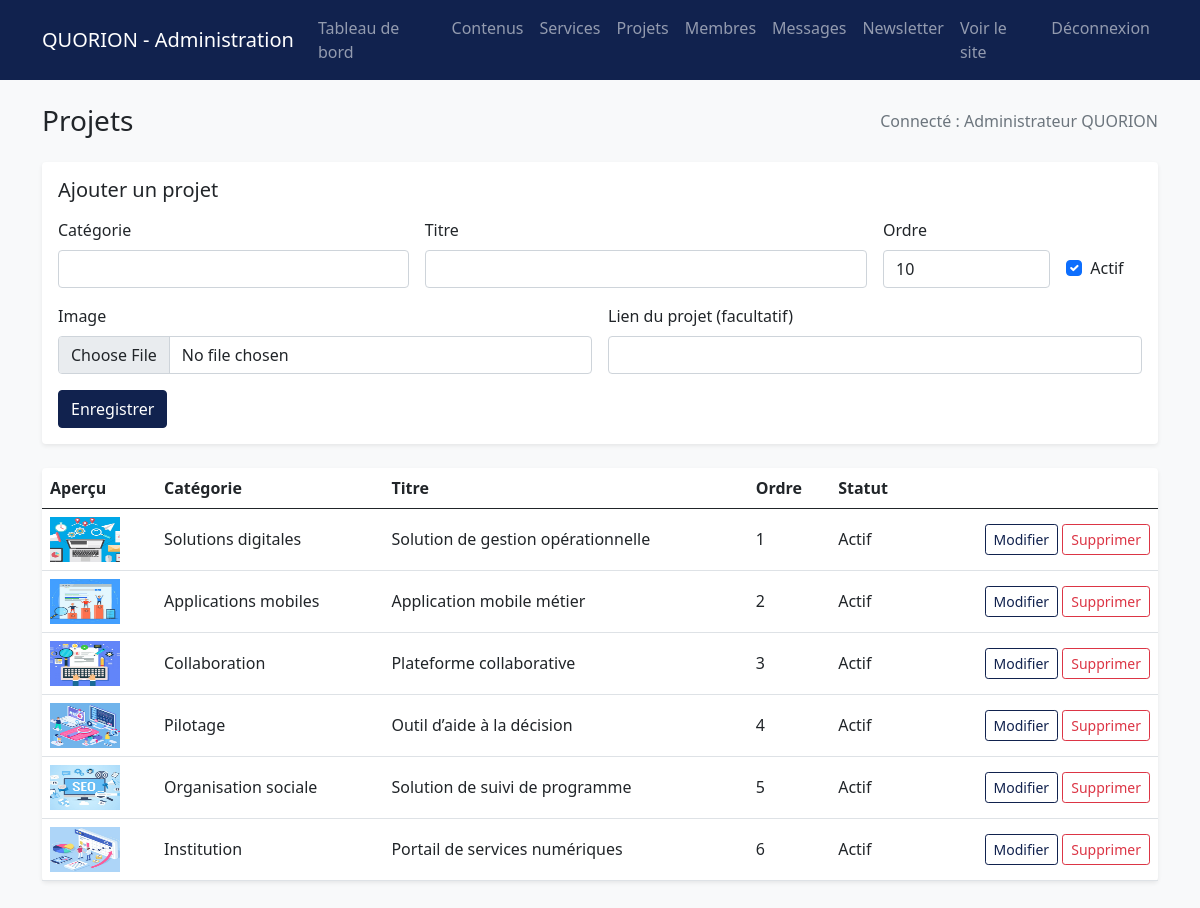
Screenshot of /admin/projects.php (signed in) with the database file from the repository.
### tables this page shows
CREATE TABLE projects (
    id INT UNSIGNED NOT NULL AUTO_INCREMENT PRIMARY KEY,
    category VARCHAR(160) NOT NULL,
    title VARCHAR(160) NOT NULL,
    image_path VARCHAR(255) NOT NULL,
    project_url VARCHAR(255) NOT NULL DEFAULT '',
    display_order INT UNSIGNED NOT NULL DEFAULT 0,
    is_active TINYINT(1) NOT NULL DEFAULT 1,
    created_at TIMESTAMP NOT NULL DEFAULT CURRENT_TIMESTAMP,
    updated_at TIMESTAMP NOT NULL DEFAULT CURRENT_TIMESTAMP ON UPDATE CURRENT_TIMESTAMP
);

### app/bootstrap.php (called while the page is built, shortened)
<?php
function db(): PDO
{
    $dsn = sprintf('mysql:host=%s;dbname=%s;charset=utf8mb4', DB_HOST, DB_NAME);
    $pdo = new PDO($dsn, DB_USER, DB_PASS, [
        PDO::ATTR_ERRMODE => PDO::ERRMODE_EXCEPTION,
        PDO::ATTR_DEFAULT_FETCH_MODE => PDO::FETCH_ASSOC,
        PDO::ATTR_EMULATE_PREPARES => false,
    ]);
    return $pdo;
}
function e(?string $value): string
{
    return htmlspecialchars((string) $value, ENT_QUOTES | ENT_SUBSTITUTE, 'UTF-8');
}

### admin/projects.php (the view, shortened to what this page needs)
<?php
require_once __DIR__ . '/_init.php';
$edit = ['id' => '', 'category' => '', 'title' => '', 'image_path' => '', 'project_url' => '', 'display_order' => 10, 'is_active' => 1];
$items = db()->query('SELECT * FROM projects ORDER BY display_order, id')->fetchAll();
?>
        <div class="card shadow-sm border-0 mb-4"><div class="card-body">
            <h2 class="h5 mb-3"><?= $edit['id'] ? 'Modifier le projet' : 'Ajouter un projet' ?></h2>
            <form method="post" enctype="multipart/form-data" class="row g-3">
                <div class="col-md-4"><label class="form-label">Catégorie</label><input class="form-control" name="category" value="<?= e($edit['category']) ?>" maxlength="160" required></div>
                <div class="col-md-5"><label class="form-label">Titre</label><input class="form-control" name="title" value="<?= e($edit['title']) ?>" maxlength="160" required></div>
                <div class="col-md-2"><label class="form-label">Ordre</label><input class="form-control" name="display_order" type="number" value="<?= e((string) $edit['display_order']) ?>" required></div>
                <div class="col-md-1 d-flex align-items-end"><div class="form-check mb-2"><input class="form-check-input" id="active" name="is_active" type="checkbox" <?= $edit['is_active'] ? 'checked' : '' ?>><label class="form-check-label" for="active">Actif</label></div></div>
                <div class="col-md-6"><label class="form-label">Image</label><input class="form-control" name="image_file" type="file" accept="image/*" <?= $edit['image_path'] ? '' : 'required' ?>></div>
                <div class="col-md-6"><label class="form-label">Lien du projet (facultatif)</label><input class="form-control" name="project_url" value="<?= e($edit['project_url']) ?>"></div>
                <div class="col-12"><button class="btn btn-primary" type="submit">Enregistrer</button><?php if ($edit['id']): ?> <a class="btn btn-link" href="projects.php">Annuler</a><?php endif; ?></div>
            </form>
        </div></div>
        <div class="card shadow-sm border-0"><div class="table-responsive"><table class="table table-hover align-middle mb-0"><thead><tr><th>Aperçu</th><th>Catégorie</th><th>Titre</th><th>Ordre</th><th>Statut</th><th></th></tr></thead><tbody>
            <?php foreach ($items as $item): ?>
            <tr><td><img src="../<?= e($item['image_path']) ?>" alt="" width="70" height="45" class="object-fit-cover"></td><td><?= e($item['category']) ?></td><td><?= e($item['title']) ?></td><td><?= e((string) $item['display_order']) ?></td><td><?= $item['is_active'] ? 'Actif' : 'Masqué' ?></td><td class="text-end"><a class="btn btn-sm btn-outline-primary" href="projects.php?edit=<?= e((string) $item['id']) ?>">Modifier</a> <form method="post" class="d-inline"><input type="hidden" name="csrf_token" value="<?= e(csrf_token()) ?>"><input type="hidden" name="action" value="delete"><input type="hidden" name="id" value="<?= e((string) $item['id']) ?>"><button class="btn btn-sm btn-outline-danger" type="submit" onclick="return confirm('Supprimer ce projet ?')">Supprimer</button></form></td></tr>
            <?php endforeach; ?>
        </tbody></table></div></div>

### assets/quorion.css (style rules this page uses)
:root { --primary: #11224E; --secondary: #F87B1B; --light: #FFFFFF; --dark: #11224E; }
.btn-primary { color: #FFFFFF; background-color: #11224E; border-color: #11224E; }
.btn-outline-primary { color: #11224E; border-color: #11224E; }

### rows the page displays
projects: image_path (picture), category "Solutions digitales", title "Solution de gestion opérationnelle", display_order "1", is_active "Actif"
projects: image_path (picture), category "Applications mobiles", title "Application mobile métier", display_order "2", is_active "Actif"
projects: image_path (picture), category "Collaboration", title "Plateforme collaborative", display_order "3", is_active "Actif"
projects: image_path (picture), category "Pilotage", title "Outil d’aide à la décision", display_order "4", is_active "Actif"
projects: image_path (picture), category "Organisation sociale", title "Solution de suivi de programme", display_order "5", is_active "Actif"
projects: image_path (picture), category "Institution", title "Portail de services numériques", display_order "6", is_active "Actif"

### other values shown
$title "Projets"
$name "Administrateur QUORION"
